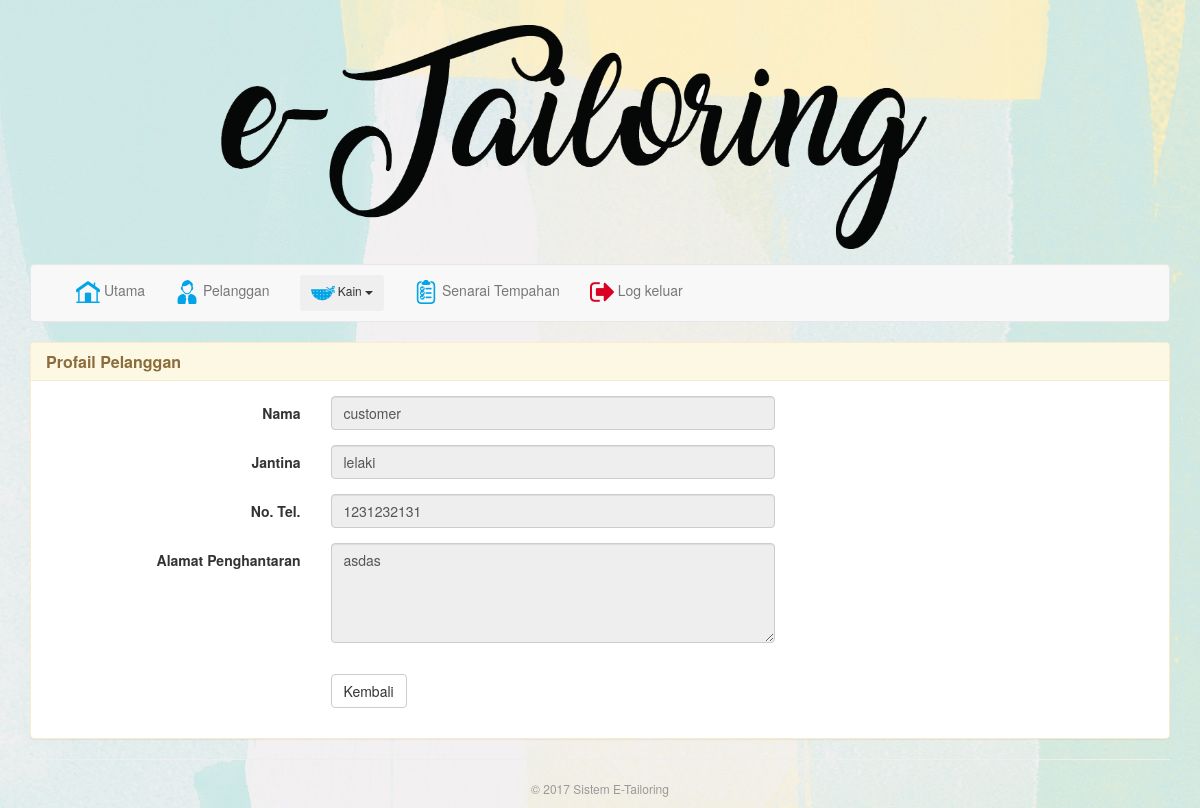
The app's page /view_customer.php?c_id=customer (signed in) with its own data.
### tables this page shows
CREATE TABLE `customer` (
  `c_id` varchar(55) NOT NULL,
  `c_name` varchar(100) NOT NULL,
  `c_gender` varchar(55) NOT NULL,
  `c_phone` varchar(22) NOT NULL,
  `c_shipping` text NOT NULL,
  PRIMARY KEY (`c_id`)
);

### view_customer.php (the view, shortened to what this page needs)
<!DOCTYPE html>
<html lang="en">
<head>
	<?php include "layout/css_&_script.php"; ?>
</head>
<?php
	if (empty($_SESSION[user_id]) AND empty($_SESSION[user_password]))
	{
	  echo "<center>Login Required!<br>";
	  echo "<a href=index.php><b>LOGIN</b></a></center>";
	}
	else
	{
?>
<body>
  <div class="container">
	<?php include "layout/header_logo.php"; ?>
	<?php include "layout/navigator.php"; ?>
	<div class="panel panel-warning">
      <div class="panel-heading">
        <h4 class="panel-title"><b>Profail Pelanggan</b></h4>
      </div>
        <div class="panel-body">
	<?php
	$c_id = $_GET[c_id];
	$queryCustomer = mysql_query("SELECT * FROM customer WHERE c_id = '$c_id'");
	$rowCustomer = mysql_fetch_array($queryCustomer);
	echo"<form id='profileForm' class='form-horizontal' method='post'>
		<div class='form-group'>
			<label class='col-xs-3 control-label'>Nama</label>
			<div class='col-xs-5'>
				<input type='text' class='form-control' name='c_name' value='$rowCustomer[c_name]' readonly />
			</div>
		</div>
		<div class='form-group'>
			<label class='col-xs-3 control-label'>Jantina</label>
			<div class='col-xs-5'>
				<input type='text' class='form-control' name='c_gender' value='$rowCustomer[c_gender]' readonly />
			</div>
		</div>
		<div class='form-group'>
			<label class='col-xs-3 control-label'>No. Tel.</label>
			<div class='col-xs-5'>
				<input type='text' class='form-control' name='c_phone' value='$rowCustomer[c_phone]' readonly />
			</div>
		</div>
		<div class='form-group'>
			<label class='col-xs-3 control-label'>Alamat Penghantaran</label>
			<div class='col-xs-5'>
				<textarea class='form-control' name='c_shipping' style='height:100px;' readonly>$rowCustomer[c_shipping]</textarea>
			</div>
		</div>
		<div class=\"form-group\">
			<div class=\"col-md-9 col-md-offset-3\">
				<div id=\"messages\"></div>
			</div>
		</div>
		<div class='form-group'>
			<div class='col-xs-9 col-xs-offset-3'>
				<a href='admin_manage_order.php' class='btn btn-default'>Kembali</a>
			</div>
		</div>
	</form>";
	?>
</div>
</div>
<hr>
<?php include "layout/footer.php"; ?>
</body>
</html>
<?php
	}
?>

### css/style.css (style rules this page uses)
.container { background-color: line; }

### css/body.css (style rules this page uses)
body { background-image:url(../img/background1.jpg) }

### records on screen
customer: c_name "customer", c_gender "lelaki", c_phone "1231232131", c_shipping "asdas"
